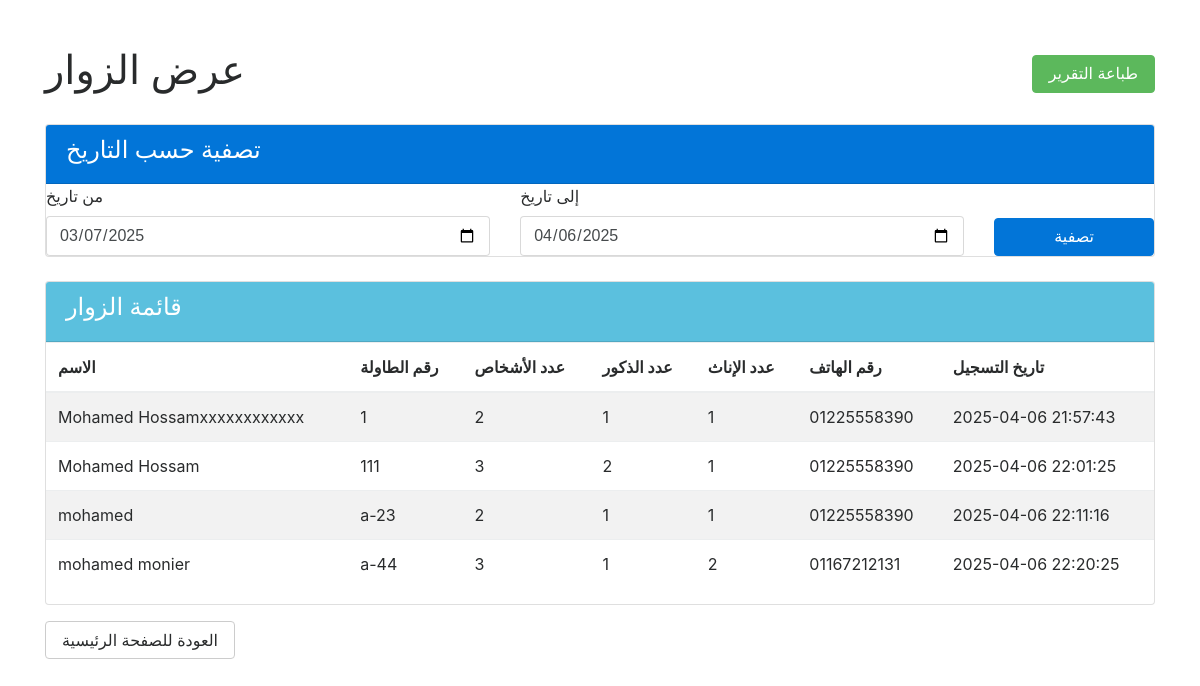
Page /view_users (signed in) on the committed database.
### app.py (models this page shows)
class User(db.Model):
    id = db.Column(db.Integer, primary_key=True)
    name = db.Column(db.String(100), nullable=False)
    table_number = db.Column(db.String(100), nullable=False)
    people = db.Column(db.Integer, nullable=False)
    males = db.Column(db.Integer, nullable=False)
    females = db.Column(db.Integer, nullable=False)
    phone = db.Column(db.String(15), nullable=False)
    serial_number = db.Column(db.String(50), unique=True, nullable=False)
    date = db.Column(db.String(100), nullable=False)
    password_hash = db.Column(db.String(128), nullable=False)
    image_filename = db.Column(db.String(255))

### app.py (the view, shortened to what this page needs)
@app.route('/view_users', methods=['GET', 'POST'])
@login_required
def view_users():
    try:
        end_date = datetime.now()
        start_date = end_date - timedelta(days=30)
        default_start = start_date.strftime('%Y-%m-%d')
        default_end = end_date.strftime('%Y-%m-%d')
        start_date_str = start_date.strftime('%Y-%m-%d')
        end_date_str = end_date.strftime('%Y-%m-%d')
        users = User.query.filter(
            User.date >= start_date_str,
            User.date <= end_date_str + ' 23:59:59'
        ).all()
        if not users:
            flash("لا يوجد زوار مسجلين في هذه الفترة.", 'info')
        return render_template(
            'view_users.html',
            users=users,
            start_date=start_date.strftime('%Y-%m-%d'),
            end_date=end_date.strftime('%Y-%m-%d')
        )
    except Exception as e:
        flash(f"حدث خطأ أثناء جلب البيانات: {str(e)}", 'error')
        return redirect(url_for('index'))

### app.py (called while the page is built)
def login_required(f):
    from functools import wraps
    @wraps(f)
    def decorated_function(*args, **kwargs):
        if not session.get('logged_in'):
            return redirect(url_for('login'))  # Redirect to login if not logged in
        return f(*args, **kwargs)
    return decorated_function

### templates/view_users.html (shortened to what this page needs)
<!DOCTYPE html>
<html lang="ar">
<head>
    <link rel="stylesheet" href="{{ url_for('static', filename='css/bootstrap.css') }}">
    <link rel="stylesheet" href="https://cdnjs.cloudflare.com/ajax/libs/bootstrap-datepicker/1.9.0/css/bootstrap-datepicker.min.css">
</head>
<body class="bg-light">
    <div class="container mt-5">
        <div class="d-flex justify-content-between align-items-center mb-4">
            <h1>عرض الزوار</h1>
            <button onclick="window.print();" class="btn btn-success no-print">
                 طباعة التقرير
            </button>
        </div>
        <div class="card mb-4 no-print">
            <div class="card-header bg-primary text-white">
                <h4>تصفية حسب التاريخ</h4>
            </div>
            <div class="card-body">
                <form method="POST" class="row g-3">
                    <div class="col-md-5">
                        <label for="start_date" class="form-label">من تاريخ</label>
                        <input type="date" class="form-control" id="start_date" name="start_date" value="{{ start_date }}">
                    </div>
                    <div class="col-md-5">
                        <label for="end_date" class="form-label">إلى تاريخ</label>
                        <input type="date" class="form-control" id="end_date" name="end_date" value="{{ end_date }}">
                    </div>
                    <div class="col-md-2 d-flex align-items-end">
                        <button type="submit" class="btn btn-primary w-100">تصفية</button>
                    </div>
                </form>
            </div>
        </div>
        {% if users %}
            <div class="card">
                <div class="card-header bg-info text-white no-print">
                    <h4>قائمة الزوار</h4>
                </div>
                <div class="card-body">
                    <div class="table-responsive">
                        <table class="table table-striped">
                            <thead>
                                <tr>
                                    <th>الاسم</th>
                                    <th>رقم الطاولة</th>
                                    <th>عدد الأشخاص</th>
                                    <th>عدد الذكور</th>
                                    <th>عدد الإناث</th>
                                    <th>رقم الهاتف</th>
                                    <th>تاريخ التسجيل</th>
                                </tr>
                            </thead>
                            <tbody>
                                {% for user in users %}
                                    <tr>
                                        <td>{{ user.name }}</td>
                                        <td>{{ user.table_number }}</td>
                                        <td>{{ user.people }}</td>
                                        <td>{{ user.males }}</td>
                                        <td>{{ user.females }}</td>
                                        <td>{{ user.phone }}</td>
                                        <td>{{ user.date }}</td>
                                    </tr>
                                {% endfor %}
                            </tbody>
                        </table>
                    </div>
                </div>
            </div>
        {% else %}
            <div class="alert alert-info no-print">لا يوجد زوار مسجلين في هذه الفترة.</div>
        {% endif %}
        <div class="mt-3 no-print">
            <a href="{{ url_for('index') }}" class="btn btn-secondary">العودة للصفحة الرئيسية</a>
        </div>
    </div>
</body>
</html>

### rows in the picture
User: name "Mohamed Hossamxxxxxxxxxxxx", table_number "1", people "2", males "1", females "1", phone "01225558390", date "2025-04-06 21:57:43"
User: name "Mohamed Hossam", table_number "111", people "3", males "2", females "1", phone "01225558390", date "2025-04-06 22:01:25"
User: name "mohamed", table_number "a-23", people "2", males "1", females "1", phone "01225558390", date "2025-04-06 22:11:16"
User: name "mohamed monier", table_number "a-44", people "3", males "1", females "2", phone "01167212131", date "2025-04-06 22:20:25"
